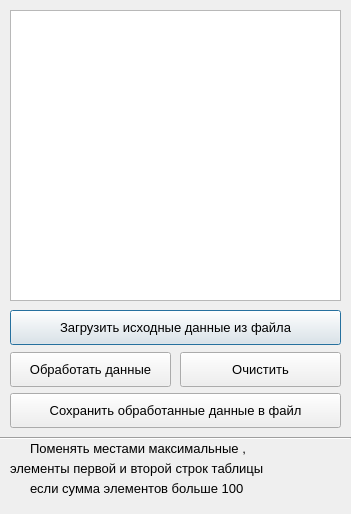
<?xml version="1.0" encoding="UTF-8"?>
<ui version="4.0">
 <class>Dialog</class>
 <widget class="QDialog" name="Dialog">
  <property name="geometry">
   <rect>
    <x>0</x>
    <y>0</y>
    <width>351</width>
    <height>514</height>
   </rect>
  </property>
  <property name="minimumSize">
   <size>
    <width>351</width>
    <height>514</height>
   </size>
  </property>
  <property name="maximumSize">
   <size>
    <width>351</width>
    <height>514</height>
   </size>
  </property>
  <property name="windowTitle">
   <string>Dialog</string>
  </property>
  <widget class="QPlainTextEdit" name="plainTextEdit">
   <property name="geometry">
    <rect>
     <x>10</x>
     <y>10</y>
     <width>331</width>
     <height>291</height>
    </rect>
   </property>
   <property name="font">
    <font>
     <family>Courier New</family>
     <pointsize>10</pointsize>
    </font>
   </property>
  </widget>
  <widget class="QPushButton" name="btn_upload_data">
   <property name="geometry">
    <rect>
     <x>10</x>
     <y>310</y>
     <width>331</width>
     <height>35</height>
    </rect>
   </property>
   <property name="font">
    <font>
     <family>Segoe UI</family>
     <pointsize>10</pointsize>
    </font>
   </property>
   <property name="text">
    <string>Загрузить исходные данные из файла</string>
   </property>
  </widget>
  <widget class="QPushButton" name="btn_process_data">
   <property name="geometry">
    <rect>
     <x>10</x>
     <y>352</y>
     <width>161</width>
     <height>35</height>
    </rect>
   </property>
   <property name="font">
    <font>
     <family>Segoe UI</family>
     <pointsize>10</pointsize>
    </font>
   </property>
   <property name="text">
    <string>Обработать данные</string>
   </property>
  </widget>
  <widget class="QPushButton" name="btn_clear">
   <property name="geometry">
    <rect>
     <x>180</x>
     <y>352</y>
     <width>161</width>
     <height>35</height>
    </rect>
   </property>
   <property name="font">
    <font>
     <family>Segoe UI</family>
     <pointsize>10</pointsize>
    </font>
   </property>
   <property name="text">
    <string>Очистить</string>
   </property>
  </widget>
  <widget class="QPushButton" name="btn_save_data">
   <property name="geometry">
    <rect>
     <x>10</x>
     <y>393</y>
     <width>331</width>
     <height>35</height>
    </rect>
   </property>
   <property name="font">
    <font>
     <family>Segoe UI</family>
     <pointsize>10</pointsize>
    </font>
   </property>
   <property name="text">
    <string>Сохранить обработанные данные в файл</string>
   </property>
  </widget>
  <widget class="QLabel" name="label_task_1">
   <property name="geometry">
    <rect>
     <x>30</x>
     <y>440</y>
     <width>321</width>
     <height>16</height>
    </rect>
   </property>
   <property name="font">
    <font>
     <family>Segoe UI</family>
     <pointsize>10</pointsize>
    </font>
   </property>
   <property name="text">
    <string>Поменять местами максимальные , </string>
   </property>
  </widget>
  <widget class="QLabel" name="label_task_2">
   <property name="geometry">
    <rect>
     <x>10</x>
     <y>460</y>
     <width>341</width>
     <height>16</height>
    </rect>
   </property>
   <property name="font">
    <font>
     <family>Segoe UI</family>
     <pointsize>10</pointsize>
    </font>
   </property>
   <property name="text">
    <string>элементы первой и второй строк таблицы</string>
   </property>
  </widget>
  <widget class="QLabel" name="label_task_3">
   <property name="geometry">
    <rect>
     <x>30</x>
     <y>480</y>
     <width>311</width>
     <height>16</height>
    </rect>
   </property>
   <property name="font">
    <font>
     <family>Segoe UI</family>
     <pointsize>10</pointsize>
    </font>
   </property>
   <property name="text">
    <string>если сумма элементов больше 100</string>
   </property>
  </widget>
  <widget class="Line" name="line">
   <property name="geometry">
    <rect>
     <x>0</x>
     <y>430</y>
     <width>351</width>
     <height>16</height>
    </rect>
   </property>
   <property name="orientation">
    <enum>Qt::Horizontal</enum>
   </property>
  </widget>
 </widget>
 <resources/>
 <connections/>
</ui>
